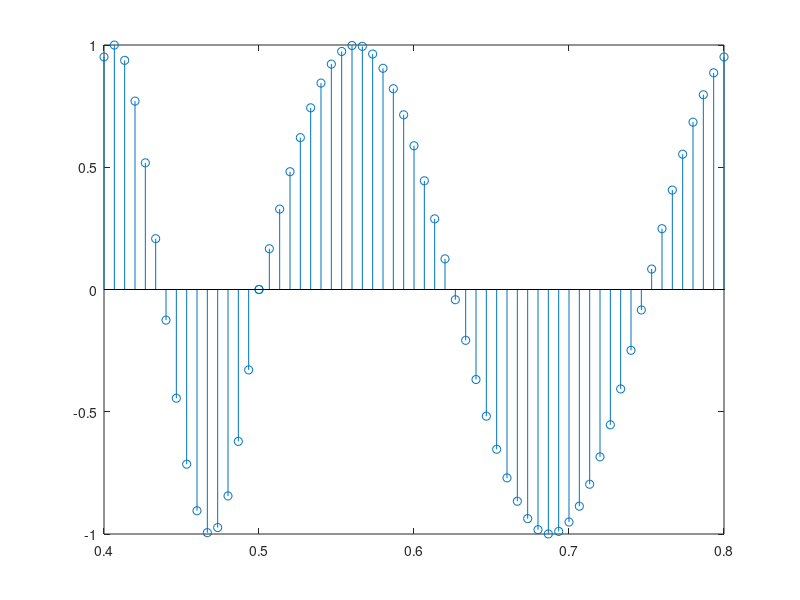

Write MATLAB code to recreate this figure.
clc
clear all
close all

fs = 150; %defino frecuencia de muestreo
Ts = 1/fs; %tiempo de muestreo

t1 = 0.4:Ts:0.5; %variable tiempo para primer intervalo
t2 = 0.5:Ts:0.8; %variable tiempo para segundo intervalo
%cambiando los valores de inicio y final de cada intervalo controlo como se
%grafican, así como está va de 0,4 a 0,8 segundos, como pide la consigna

f1 = 8; %frecuencia 1
f2 = 4; %frecuencia 2

y1 = sin(2 * pi()*f1*t1); %intervalo 1 muestreado
y2 = sin(2 * pi()*f2*t2); %intervalo 2 muestreado

Y = [y1,y2]; 
T = [t1,t2];
stem(T, Y) %muestro el resultado del muestreo


% f0=1; % Frecuencia fundamental = 1Hz
% f=[-3, -2, -1, 0, 1, 2, 3]*f0;
% % Coeficientes de la Serie de fourier
% X=[1/3, 1/2, 1/4, 1, 1/4, 1/2, 1/3];
% stem(f,X), title('Serie de Fourier');
% 
% fs = 150;
% %frecuencia de muestreo Ts=1/fs
% Ts=0.01;
% %variable tiempo
% t=0:Ts:6;
% 
% x0=X(4);
% x1=2*X(5)*cos(2*pi*f0*t);
% x2=2*X(6)*cos(2*pi*2*f0*t);
% x3=2*X(7)*cos(2*pi*3*f0*t);
% figure()
% 
% 
% subplot(3,2,1)
%     plot(t,x1),title('x1');
% subplot(3,2,3)
%     plot(t,x2),title('x2');
% subplot(3,2,5)
%     plot(t,x3),title('x3');
%     subplot(3,2,2)
%     plot(t,x0+x1),title('x0+x1'),axis([0 6 -1 4]);
% subplot(3,2,4)
%     plot(t,x0+x1+x2),title('x0+x1+x2'),axis([0 6 -1 4]);
% subplot(3,2,6)
%     plot(t,x0+x1+x2+x3),title('x0+x1+x2+x3 Señal '),axis([0 6 -1 4]);